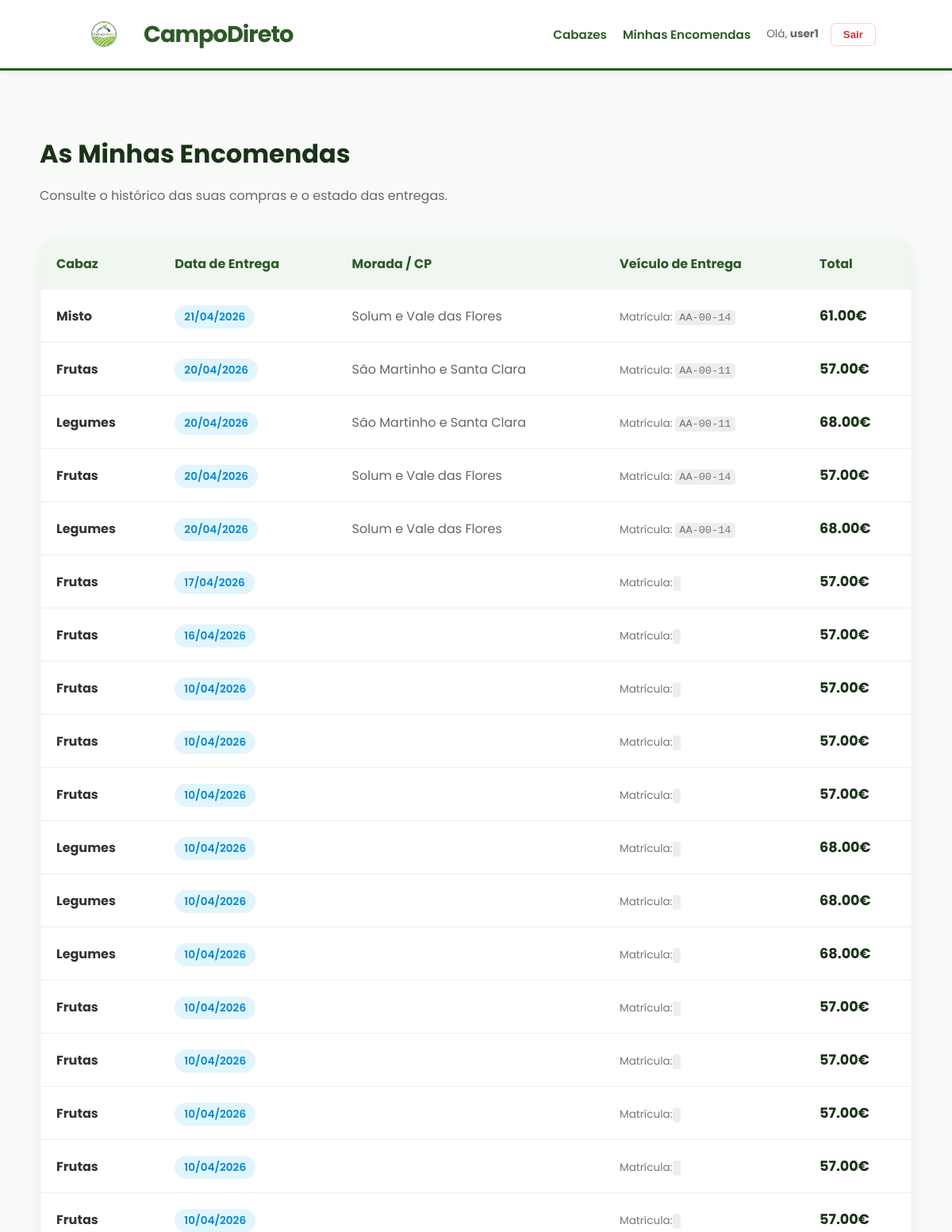
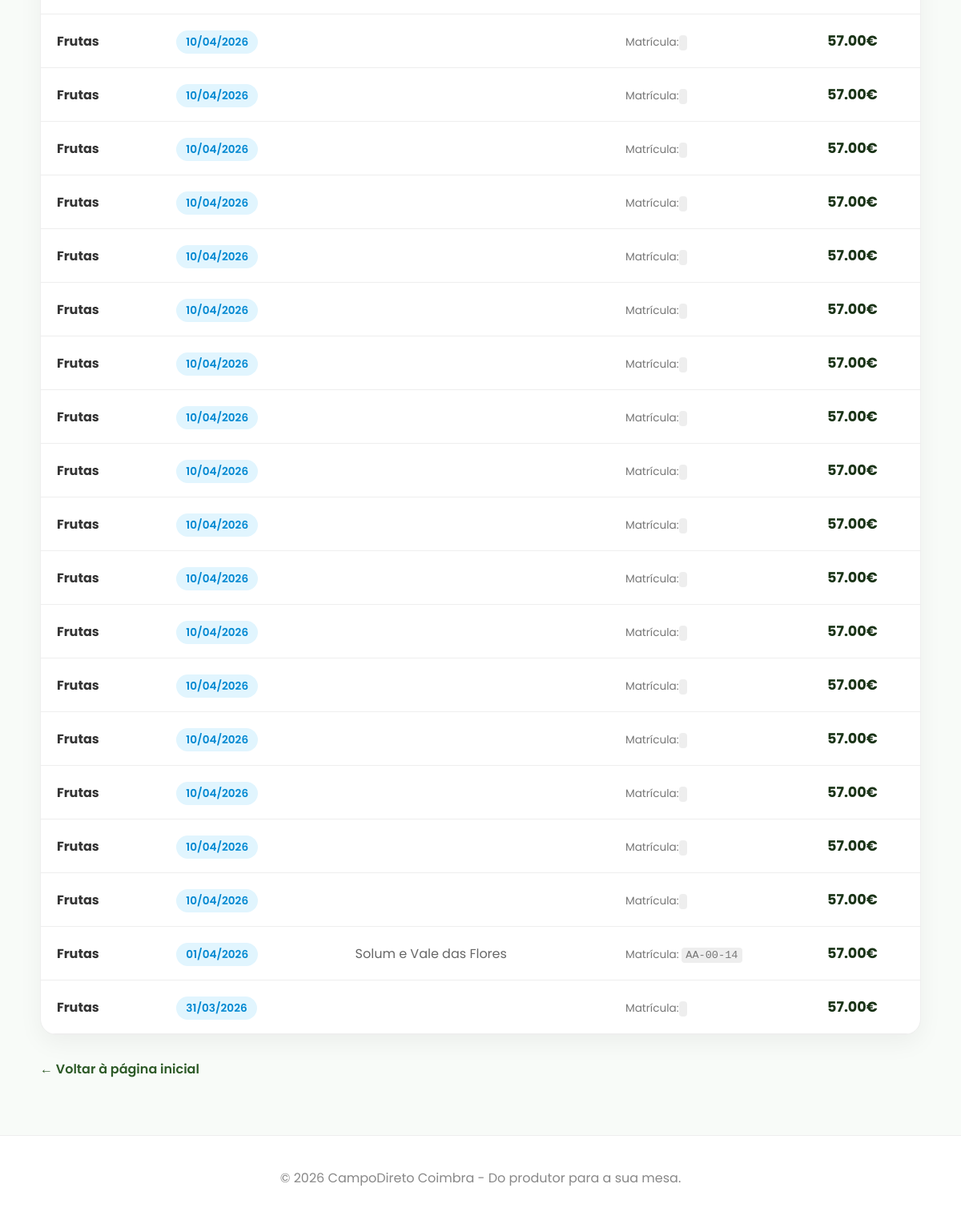
Page /orders/historico/ (signed in) on the committed database (2 pictures, top to bottom).
### users/models.py (models this page shows, shortened)
class CustomUser(AbstractUser):
    user_type = models.CharField(max_length=10, choices=USER_TYPES, default='client')
    company_name = models.CharField(max_length=100, blank=True, null=True)
    address = models.CharField(max_length=200, blank=True, null=True)

### orders/models.py (models this page shows, shortened)
class Order(models.Model):
    customer = models.ForeignKey(CustomUser, on_delete=models.CASCADE)
    cabaz = models.ForeignKey(Cabaz, on_delete=models.CASCADE)
    quantity = models.IntegerField(default=1)
    order_date = models.DateTimeField(auto_now_add=True)
    delivery_date = models.DateField()
    zone = models.ForeignKey(Zone, on_delete=models.SET_NULL, null=True)
    vehicle = models.ForeignKey(Vehicle, on_delete=models.SET_NULL, null=True, blank=True)
    driver = models.ForeignKey(Driver, on_delete=models.SET_NULL, null=True, blank=True)
    status = models.CharField(
        max_length=20,
        choices=ORDER_STATUS,
        default='pendente'
    )

### cabazes/models.py (models this page shows, shortened)
class Cabaz(models.Model):
    name = models.CharField(max_length=50, choices=CABAZ_TYPES)
    price = models.DecimalField(max_digits=6, decimal_places=2)
    weight = models.DecimalField(max_digits=6, decimal_places=2)
    description = models.TextField()
    image = models.ImageField(upload_to='cabazes_images/', blank=True, null=True)
    products = models.ManyToManyField(Product, blank=True) # Voltamos ao original

### logistics/models.py (models this page shows, shortened)
class Zone(models.Model):
    name = models.CharField(max_length=100)

class Vehicle(models.Model):
    name = models.CharField(max_length=100)
    license_plate = models.CharField(max_length=20)
    zone = models.ForeignKey(Zone, on_delete=models.CASCADE)

### orders/views.py (the view)
# urls.py: path('historico/', views.historico_encomendas, name='historico_encomendas'),
@login_required
def historico_encomendas(request):
    encomendas = Order.objects.filter(customer=request.user).order_by('-delivery_date')
    return render(request, 'orders/historico.html', {'encomendas': encomendas})

### orders/templates/orders/historico.html (shortened to what this page needs)
{% extends 'base.html' %}
{% block content %}
<div style="margin-bottom: 40px;">
    <h1 style="color: #1a3317; margin-bottom: 10px;">As Minhas Encomendas</h1>
    <p style="color: #666;">Consulte o histórico das suas compras e o estado das entregas.</p>
</div>
{% if encomendas %}
    <div style="background: white; border-radius: 20px; box-shadow: 0 10px 30px rgba(0,0,0,0.05); overflow: hidden; border: 1px solid #eee;">
        <table style="width: 100%; border-collapse: collapse; text-align: left;">
            <thead>
                <tr style="background: #f0f7f0; color: #2d5a27;">
                    <th style="padding: 20px;">Cabaz</th>
                    <th style="padding: 20px;">Data de Entrega</th>
                    <th style="padding: 20px;">Morada / CP</th>
                    <th style="padding: 20px;">Veículo de Entrega</th>
                    <th style="padding: 20px;">Total</th>
                </tr>
            </thead>
            <tbody>
                {% for order in encomendas %}
                <tr style="border-bottom: 1px solid #eee; transition: 0.2s;" onmouseover="this.style.background='#fcfdfc'" onmouseout="this.style.background='transparent'">
                    <td style="padding: 20px;">
                        <strong style="color: #333;">{{ order.cabaz.get_name_display }}</strong>
                    </td>
                    <td style="padding: 20px;">
                        <span style="background: #e1f5fe; color: #0288d1; padding: 5px 12px; border-radius: 20px; font-size: 0.85rem; font-weight: 600;">
                            {{ order.delivery_date|date:"d/m/Y" }}
                        </span>
                    </td>
                    <td style="padding: 20px; color: #666;">
                        {{ order.zone.name }}<br>
                    </td>
                    <td style="padding: 20px; color: #555;">
                        <div style="font-size: 0.85rem; color: #777;">
                            Matrícula: <span style="font-family: monospace; background: #eee; padding: 2px 5px; border-radius: 4px;">{{ order.vehicle.license_plate }}</span>
                         </div>
                    </td>
                    <td style="padding: 20px;">
                        <strong style="font-size: 1.1rem; color: #1a3317;">{{ order.cabaz.price }}€</strong>
                    </td>
                </tr>
                {% endfor %}
            </tbody>
        </table>
    </div>
{% endif %}
<div style="margin-top: 30px;">
    <a href="/" style="color: var(--primary); text-decoration: none; font-weight: 600;">← Voltar à página inicial</a>
</div>
{% endblock %}

### templates/base.html (shortened to what this page needs)
{% load static %}
<!DOCTYPE html>
<html lang="pt">
<head>
</head>
<body>
    <nav>
        <a href="/" class="brand-container">
            <img src="{% static 'images/logo.png' %}" alt="CampoDireto" class="logo-img">
            <span class="brand-name">CampoDireto</span>
        </a>
        <div class="nav-links">
            <a href="/cabazes/">Cabazes</a>
            {% if user.is_authenticated %}
                <a href="/orders/historico/">Minhas Encomendas</a>
                <span style="margin-left: 20px; color: #666; font-size: 0.85rem;">Olá, <strong>{{ user.username }}</strong></span>
                <form action="{% url 'logout' %}" method="post" style="display: inline;">
                    <button type="submit" class="btn-logout">Sair</button>
                </form>
            {% else %}
                <a href="{% url 'login' %}">Entrar</a>
                <a href="/users/registo/" class="btn">Criar Conta</a>
            {% endif %}
        </div>
    </nav>
    <div class="container">
        {% block content %}{% endblock %}
    </div>
    <footer>
        &copy; 2026 CampoDireto Coimbra - Do produtor para a sua mesa.
    </footer>
</body>
</html>

### templates/base.html (style rules this page uses)
:root { --primary: #2d5a27; --accent: #ff9800; --bg: #f8fbf8; }
body { font-family: 'Poppins', sans-serif; margin: 0; background: var(--bg); color: #333; }
nav { background: white; padding: 0.5rem 8%; display: flex; justify-content: space-between; align-items: center; box-shadow: 0 4px 12px rgba(0,0,0,0.05); border-bottom: 3px solid var(--primary); }
.brand-container { display: flex; align-items: center; text-decoration: none; }
.logo-img { height: 70px; width: auto; transition: 0.3s; }
.brand-name { font-size: 1.8rem; font-weight: 700; color: var(--primary); margin-left: 15px; letter-spacing: -1px; }
.nav-links { display: flex; align-items: center; }
.nav-links a { color: var(--primary); text-decoration: none; margin-left: 20px; font-weight: 600; font-size: 0.95rem; }
.btn-logout { background: none; border: 1px solid #ffcdd2; color: #d32f2f; padding: 6px 15px; border-radius: 6px; cursor: pointer; font-weight: 600; margin-left: 15px; transition: 0.2s; }
.container { max-width: 1100px; margin: 40px auto; padding: 20px; min-height: 80vh; }
footer { text-align: center; padding: 40px; background: white; border-top: 1px solid #eee; margin-top: 50px; color: #888; }

### rows in the picture
CustomUser: username "user1"
Order: cabaz.name "Misto", delivery_date "21/04/2026", zone.name "Solum e Vale das Flores", vehicle.license_plate "AA-00-14", cabaz.price "61.00"
Order: cabaz.name "Frutas", delivery_date "20/04/2026", zone.name "São Martinho e Santa Clara", vehicle.license_plate "AA-00-11", cabaz.price "57.00"
Order: cabaz.name "Legumes", delivery_date "20/04/2026", zone.name "São Martinho e Santa Clara", vehicle.license_plate "AA-00-11", cabaz.price "68.00"
Order: cabaz.name "Frutas", delivery_date "20/04/2026", zone.name "Solum e Vale das Flores", vehicle.license_plate "AA-00-14", cabaz.price "57.00"
Order: cabaz.name "Legumes", delivery_date "20/04/2026", zone.name "Solum e Vale das Flores", vehicle.license_plate "AA-00-14", cabaz.price "68.00"
Order: cabaz.name "Frutas", delivery_date "17/04/2026", cabaz.price "57.00"
Order: cabaz.name "Frutas", delivery_date "16/04/2026", cabaz.price "57.00"
Order: cabaz.name "Frutas", delivery_date "10/04/2026", cabaz.price "57.00"
Order: cabaz.name "Frutas", delivery_date "10/04/2026", cabaz.price "57.00"
Order: cabaz.name "Frutas", delivery_date "10/04/2026", cabaz.price "57.00"
Order: cabaz.name "Legumes", delivery_date "10/04/2026", cabaz.price "68.00"
Order: cabaz.name "Legumes", delivery_date "10/04/2026", cabaz.price "68.00"
Order: cabaz.name "Legumes", delivery_date "10/04/2026", cabaz.price "68.00"
Order: cabaz.name "Frutas", delivery_date "10/04/2026", cabaz.price "57.00"
Order: cabaz.name "Frutas", delivery_date "10/04/2026", cabaz.price "57.00"
Order: cabaz.name "Frutas", delivery_date "10/04/2026", cabaz.price "57.00"
Order: cabaz.name "Frutas", delivery_date "10/04/2026", cabaz.price "57.00"
Order: cabaz.name "Frutas", delivery_date "10/04/2026", cabaz.price "57.00"
Order: cabaz.name "Frutas", delivery_date "10/04/2026", cabaz.price "57.00"
Order: cabaz.name "Frutas", delivery_date "10/04/2026", cabaz.price "57.00"
Order: cabaz.name "Frutas", delivery_date "10/04/2026", cabaz.price "57.00"
Order: cabaz.name "Frutas", delivery_date "10/04/2026", cabaz.price "57.00"
Order: cabaz.name "Frutas", delivery_date "10/04/2026", cabaz.price "57.00"
Order: cabaz.name "Frutas", delivery_date "10/04/2026", cabaz.price "57.00"
Order: cabaz.name "Frutas", delivery_date "10/04/2026", cabaz.price "57.00"
Order: cabaz.name "Frutas", delivery_date "10/04/2026", cabaz.price "57.00"
Order: cabaz.name "Frutas", delivery_date "10/04/2026", cabaz.price "57.00"
Order: cabaz.name "Frutas", delivery_date "10/04/2026", cabaz.price "57.00"
Order: cabaz.name "Frutas", delivery_date "10/04/2026", cabaz.price "57.00"
Order: cabaz.name "Frutas", delivery_date "10/04/2026", cabaz.price "57.00"
Order: cabaz.name "Frutas", delivery_date "10/04/2026", cabaz.price "57.00"
Order: cabaz.name "Frutas", delivery_date "10/04/2026", cabaz.price "57.00"
Order: cabaz.name "Frutas", delivery_date "10/04/2026", cabaz.price "57.00"
Order: cabaz.name "Frutas", delivery_date "10/04/2026", cabaz.price "57.00"
Order: cabaz.name "Frutas", delivery_date "10/04/2026", cabaz.price "57.00"
Order: cabaz.name "Frutas", delivery_date "01/04/2026", zone.name "Solum e Vale das Flores", vehicle.license_plate "AA-00-14", cabaz.price "57.00"
Order: cabaz.name "Frutas", delivery_date "31/03/2026", cabaz.price "57.00"
